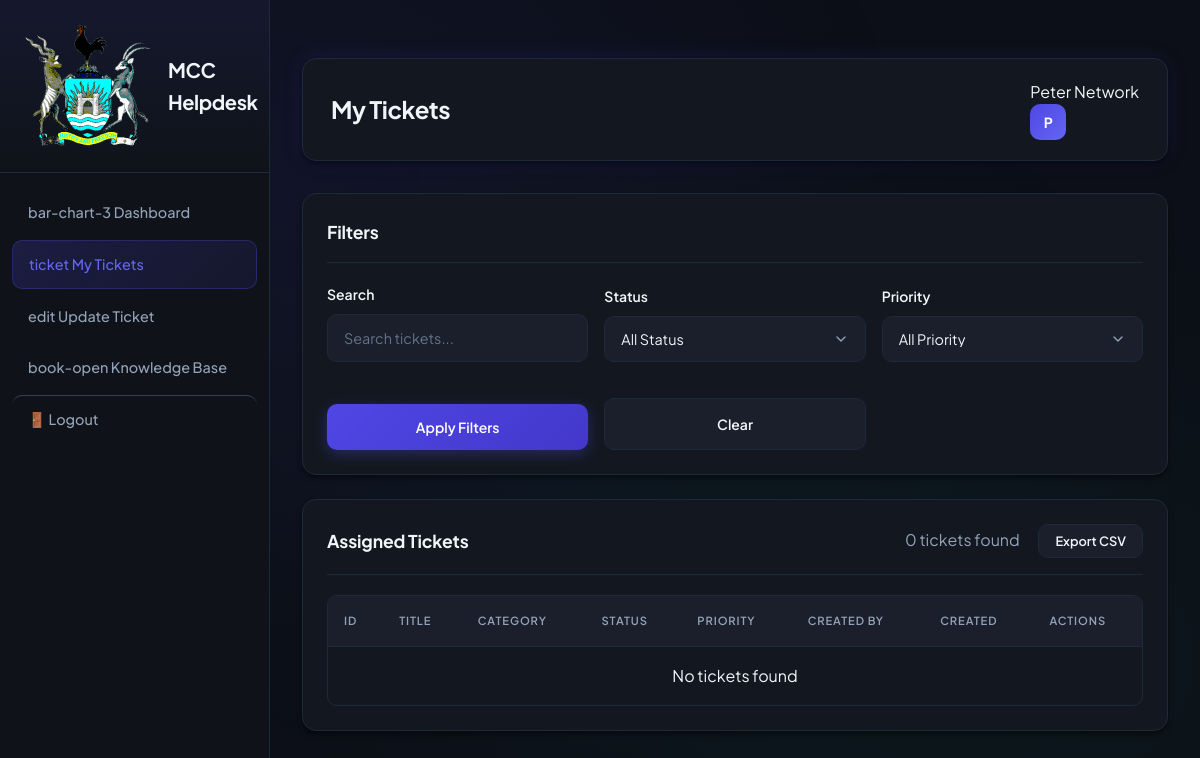
The page /technician/my_tickets.php (signed in) on the database as committed earlier.
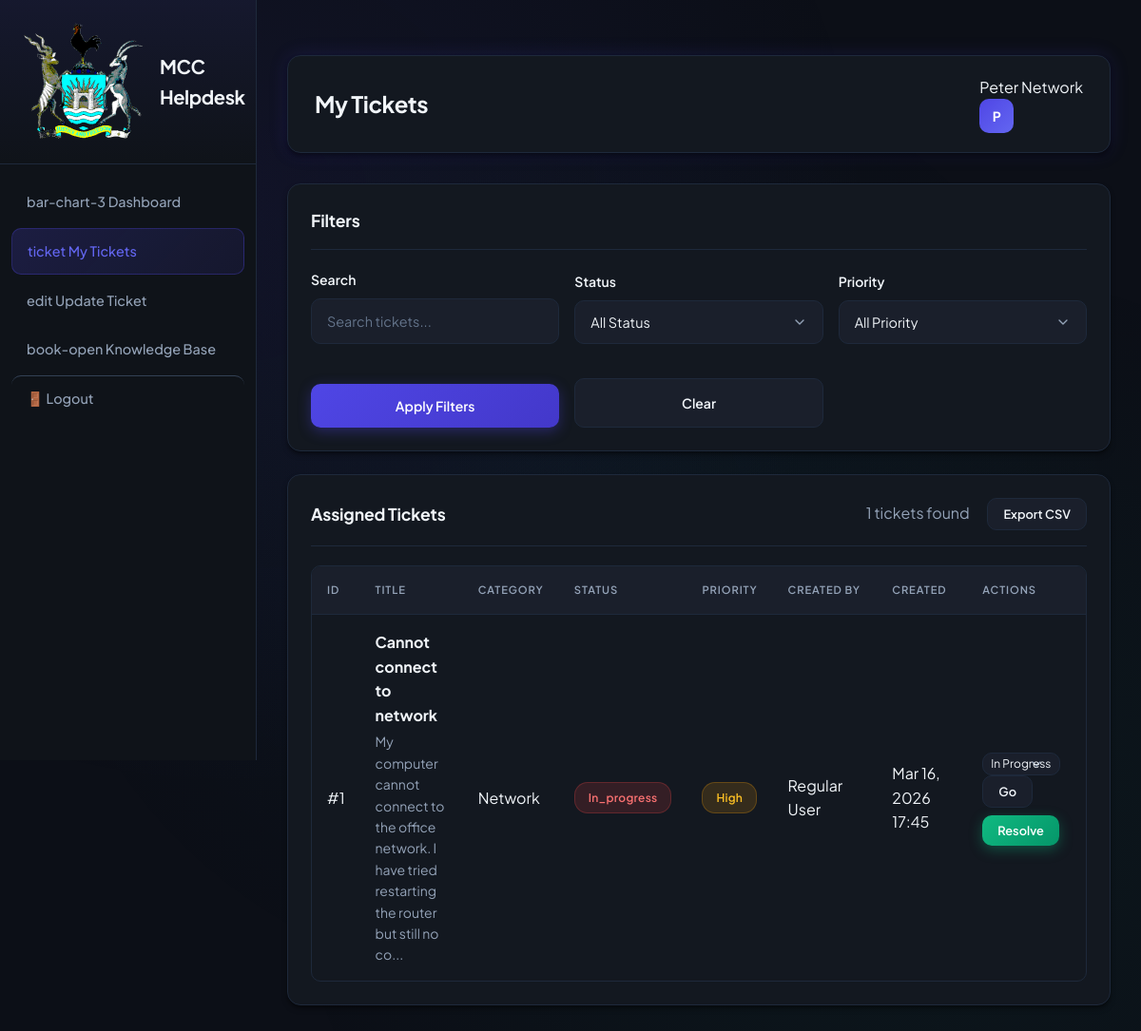
The same page on the database as committed later.
### tables this page shows
CREATE TABLE tickets (
    id INT AUTO_INCREMENT PRIMARY KEY,
    title VARCHAR(200) NOT NULL,
    description TEXT NOT NULL,
    department VARCHAR(100) NOT NULL,
    category ENUM('network', 'hardware', 'software', 'login') NOT NULL,
    priority ENUM('high', 'medium', 'low') NOT NULL,
    status ENUM('open', 'in_progress', 'resolved', 'closed') DEFAULT 'open',
    created_by INT NOT NULL,
    assigned_to INT NULL,
    created_at TIMESTAMP DEFAULT CURRENT_TIMESTAMP,
    updated_at TIMESTAMP DEFAULT CURRENT_TIMESTAMP ON UPDATE CURRENT_TIMESTAMP,
    FOREIGN KEY (created_by) REFERENCES users(id),
    FOREIGN KEY (assigned_to) REFERENCES technicians(id)
);

CREATE TABLE users (
    id INT AUTO_INCREMENT PRIMARY KEY,
    name VARCHAR(100) NOT NULL,
    email VARCHAR(100) UNIQUE NOT NULL,
    password VARCHAR(255) NOT NULL,
    role ENUM('admin', 'technician', 'user') NOT NULL,
    department VARCHAR(100) NOT NULL,
    created_at TIMESTAMP DEFAULT CURRENT_TIMESTAMP,
    updated_at TIMESTAMP DEFAULT CURRENT_TIMESTAMP ON UPDATE CURRENT_TIMESTAMP
);

### technician/my_tickets.php (the view, shortened to what this page needs)
<?php
require_once '../config/auth_helper.php';
$database = new Database();
$conn = $database->getConnection();
$technician_query = "SELECT * FROM technicians WHERE name = '" . $conn->real_escape_string($_SESSION['user_name']) . "'";
$technician = $conn->query($technician_query)->fetch_assoc();
$search = isset($_GET['search']) ? trim($_GET['search']) : '';
$where_conditions = ["t.assigned_to = " . $technician['id']];
$where_clause = implode(' AND ', $where_conditions);
$tickets_query = "SELECT t.*, u.name as created_by_name
                  FROM tickets t
                  LEFT JOIN users u ON t.created_by = u.id
                  WHERE $where_clause
                  ORDER BY
                    CASE WHEN t.priority = 'high' THEN 1
                         WHEN t.priority = 'medium' THEN 2
                         ELSE 3 END,
                    t.created_at DESC";
$tickets = $conn->query($tickets_query);
?>
<!DOCTYPE html>
<html lang="en">
<head>
    <link rel="stylesheet" href="../assets/css/style.css">
</head>
<body>
    <button class="mobile-menu-toggle">☰</button>
    <div class="sidebar">
        <div class="sidebar-header">
            <div class="logo">
                <img src="../assets/images/mutarelogo.png" alt="MCC Logo">
                <div class="logo-text">MCC Helpdesk</div>
            </div>
        </div>
        <nav class="nav-menu">
            <?php $menu = getNavigationMenu('technician'); ?>
            <?php foreach ($menu as $item): ?>
                <a href="<?php echo $item['url']; ?>" class="nav-item <?php echo basename($_SERVER['PHP_SELF']) == basename($item['url']) ? 'active' : ''; ?>">
                    <?php echo $item['icon']; ?> <?php echo $item['title']; ?>
                </a>
            <?php endforeach; ?>
            <a href="../auth/logout.php" class="nav-item" style="margin-top: auto; border-top: 1px solid #334155;">
                🚪 Logout
            </a>
        </nav>
    </div>
    <div class="main-content">
        <div class="header">
            <div class="header-title">My Tickets</div>
            <div class="user-info">
                <span><?php echo htmlspecialchars($_SESSION['user_name']); ?></span>
                <div class="user-avatar"><?php echo strtoupper(substr($_SESSION['user_name'], 0, 1)); ?></div>
            </div>
        </div>
        <div class="card">
            <div class="card-header">
                <h3 class="card-title">Filters</h3>
            </div>
            <form method="GET" action="">
                <div style="display: grid; grid-template-columns: repeat(auto-fit, minmax(200px, 1fr)); gap: 1rem; align-items: end;">
                    <div class="form-group">
                        <label for="search" class="form-label">Search</label>
                        <input type="text" id="search" name="search" class="form-input" placeholder="Search tickets..." value="<?php echo htmlspecialchars($search); ?>">
                    </div>
                    <div class="form-group">
                        <label for="status" class="form-label">Status</label>
                        <select id="status" name="status" class="form-select">
                            <option value="">All Status</option>
                        </select>
                    </div>
                    <div class="form-group">
                        <label for="priority" class="form-label">Priority</label>
                        <select id="priority" name="priority" class="form-select">
                            <option value="">All Priority</option>
                        </select>
                    </div>
                    <button type="submit" class="btn btn-primary">Apply Filters</button>
                    <a href="my_tickets.php" class="btn btn-secondary">Clear</a>
                </div>
            </form>
        </div>
        <div class="card" style="margin-top: 1.5rem;">
            <div class="card-header">
                <h3 class="card-title">Assigned Tickets</h3>
                <div>
                    <span style="margin-right: 1rem; color: #94a3b8;">
                        <?php echo $tickets ? $tickets->num_rows : 0; ?> tickets found
                    </span>
                    <button onclick="exportToCSV('ticketsTable', 'my_tickets.csv')" class="btn btn-sm btn-secondary">Export CSV</button>
                </div>
            </div>
            <div class="table-container">
                <table class="table" id="ticketsTable">
                    <thead>
                        <tr>
                            <th>ID</th>
                            <th>Title</th>
                            <th>Category</th>
                            <th>Status</th>
                            <th>Priority</th>
                            <th>Created By</th>
                            <th>Created</th>
                            <th>Actions</th>
                        </tr>
                    </thead>
                    <tbody>
                        <?php if ($tickets && $tickets->num_rows > 0): ?>
                            <?php while ($ticket = $tickets->fetch_assoc()): ?>
                                <tr>
                                    <td>#<?php echo $ticket['id']; ?></td>
                                    <td>
                                        <div style="max-width: 200px;">
                                            <strong><?php echo htmlspecialchars($ticket['title']); ?></strong>
                                            <?php if (strlen($ticket['description']) > 100): ?>
                                                <div style="font-size: 0.875rem; color: #94a3b8; margin-top: 0.25rem;">
                                                    <?php echo htmlspecialchars(substr($ticket['description'], 0, 100)) . '...'; ?>
                                                </div>
                                            <?php endif; ?>
                                        </div>
                                    </td>
                                    <td><?php echo ucfirst($ticket['category']); ?></td>
                                    <td><?php echo getStatusBadge($ticket['status']); ?></td>
                                    <td><?php echo getPriorityBadge($ticket['priority']); ?></td>
                                    <td><?php echo htmlspecialchars($ticket['created_by_name']); ?></td>
                                    <td><?php echo timeAgo($ticket['created_at']); ?></td>
                                    <td>
                                        <div style="display: flex; gap: 0.5rem; flex-wrap: wrap;">
                                            <?php if ($ticket['status'] != 'resolved'): ?>
                                                <form method="POST" action="" style="display: inline;">
                                                    <select name="new_status" class="form-select" style="width: auto; font-size: 0.75rem; padding: 0.25rem 0.5rem;">
                                                        <option value="in_progress" <?php echo $ticket['status'] == 'in_progress' ? 'selected' : ''; ?>>In Progress</option>
                                                    </select>
                                                    <button type="submit" class="btn btn-sm btn-secondary">Go</button>
                                                </form>
                                                <button onclick="showSolutionForm(<?php echo $ticket['id']; ?>)" class="btn btn-sm btn-success">Resolve</button>
                                            <?php else: ?>
                                                <span style="color: #10b981; font-size: 0.875rem;">✓ Resolved</span>
                                            <?php endif; ?>
                                        </div>
                                    </td>
                                </tr>
                            <?php endwhile; ?>
                        <?php else: ?>
                            <tr>
                                <td colspan="8" style="text-align: center;">No tickets found</td>
                            </tr>
                        <?php endif; ?>
                    </tbody>
                </table>
            </div>
        </div>
    </div>
</body>
</html>

### config/auth_helper.php (shortened to what this page needs)
<?php
function getStatusBadge($status) {
    $badges = [
        'open' => '<span class="badge badge-open">Open</span>',
        'in_progress' => '<span class="badge badge-in-progress">In Progress</span>',
        'resolved' => '<span class="badge badge-resolved">Resolved</span>',
        'closed' => '<span class="badge badge-resolved">Closed</span>',
        'available' => '<span class="badge badge-resolved">Available</span>',
        'busy' => '<span class="badge badge-in-progress">Busy</span>',
        'offline' => '<span class="badge badge-open">Offline</span>'
    ];
    return isset($badges[$status]) ? $badges[$status] : '<span class="badge badge-open">' . ucfirst($status) . '</span>';
}
function getPriorityBadge($priority) {
    $badges = [
        'high' => '<span class="badge badge-high">High</span>',
        'medium' => '<span class="badge badge-medium">Medium</span>',
        'low' => '<span class="badge badge-low">Low</span>'
    ];
    return isset($badges[$priority]) ? $badges[$priority] : '<span class="badge badge-medium">' . ucfirst($priority) . '</span>';
}
function formatDate($date) {
    $timestamp = strtotime($date);
    return date('M j, Y H:i', $timestamp);
}
function timeAgo($datetime) {
    $time = strtotime($datetime);
    $now = time();
    $diff = $now - $time;
    if ($diff < 60) {
        return 'Just now';
    } elseif ($diff < 3600) {
        return floor($diff / 60) . ' minutes ago';
    } elseif ($diff < 86400) {
        return floor($diff / 3600) . ' hours ago';
    } elseif ($diff < 604800) {
        return floor($diff / 86400) . ' days ago';
    } else {
        return formatDate($datetime);
    }
}
function getNavigationMenu($role) {
    $menus = [
        'admin' => [
            ['title' => 'Dashboard', 'url' => 'admin/dashboard.php', 'icon' => 'bar-chart-3'],
            ['title' => 'Manage Users', 'url' => 'admin/manage_users.php', 'icon' => 'users'],
            ['title' => 'Manage Technicians', 'url' => 'admin/manage_technicians.php', 'icon' => 'wrench'],
            ['title' => 'All Tickets', 'url' => 'admin/all_tickets.php', 'icon' => 'ticket'],
            ['title' => 'Reports', 'url' => 'admin/reports.php', 'icon' => 'trending-up'],
            ['title' => 'Knowledge Base', 'url' => 'system/knowledge_base.php', 'icon' => 'book-open']
        ],
        'technician' => [
            ['title' => 'Dashboard', 'url' => 'technician/dashboard.php', 'icon' => 'bar-chart-3'],
            ['title' => 'My Tickets', 'url' => 'technician/my_tickets.php', 'icon' => 'ticket'],
            ['title' => 'Update Ticket', 'url' => 'technician/update_ticket.php', 'icon' => 'edit'],
            ['title' => 'Knowledge Base', 'url' => 'system/knowledge_base.php', 'icon' => 'book-open']
        ],
        'user' => [
            ['title' => 'Submit Ticket', 'url' => 'user/submit_ticket.php', 'icon' => 'plus'],
            ['title' => 'My Requests', 'url' => 'user/my_requests.php', 'icon' => 'clipboard-list'],
            ['title' => 'Knowledge Base', 'url' => 'system/knowledge_base.php', 'icon' => 'book-open']
        ]
    ];
    return isset($menus[$role]) ? $menus[$role] : [];
}
?>

Rows that differ between the two databases and show on the page:
now on this page (row edited): tickets: id "1", title "Cannot connect to network", description "My computer cannot connect to the office network. I have tried restarting the router but still no co", category "Network", status "In_progress", priority "High", created_by.name "Regular User", created_at "Mar 16, 2026 17:45", new_status "In Progress"
Other text that changed with them:
$tickets->num_rows: "0" → "1"
text no longer shown: "No tickets found"
